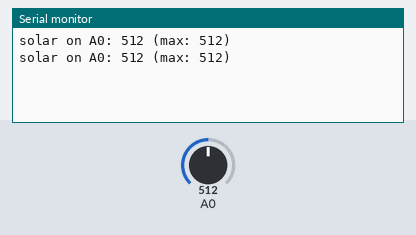
Simulated run of this sketch. Board: Arduino Uno, built with avr-gcc and run on an emulated ATmega328P. Shown: the last lines printed to the serial monitor. The test bench sets the inputs (shaded band); at power-on: A0 = 512.

Above: at 10.8 s.
10.9 s: A0 set to 716
At 20.7 s:
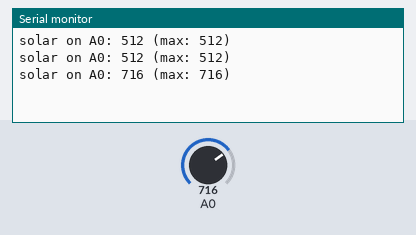
20.9 s: A0 set to 900
At 30.3 s:
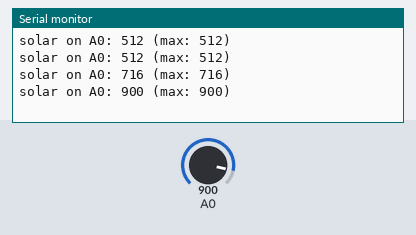
Timing chart, 0 to 31.8 s (numbered marks = the images above; inputs shaded):
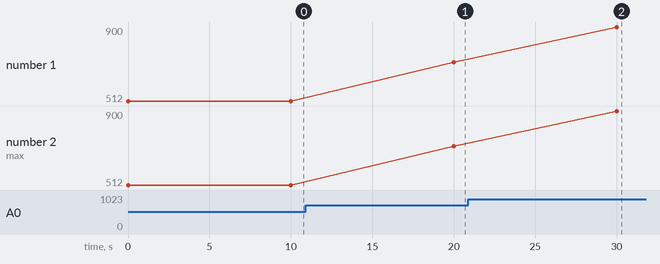

The sketch:

find_power.ino
```cpp
long maximum = 0;
void setup(){
	pinMode(A0,INPUT);

	Serial.begin(9600);
}

void loop(){

	long reading = analogRead(A0);

	if (reading > maximum)
		maximum = reading;

	Serial.print("solar on A0: ");
	Serial.print(reading,DEC);
	Serial.print(" (max: ");
	Serial.print(maximum,DEC);
	Serial.println(")");
	delay(10000);			//wait roughly 10 seconds for next reading
}
```

Measured:
- after the input at 10.9 s, the serial monitor: prints a new line after 9.1 s (image 1)
- after the input at 20.9 s, the serial monitor: prints a new line after 9.1 s (image 2)
- plotted number 1: 512 → 716 after the input at 10.9 s, 716 → 900 after the input at 20.9 s
- plotted number 2: 512 → 716 after the input at 10.9 s, 716 → 900 after the input at 20.9 s
